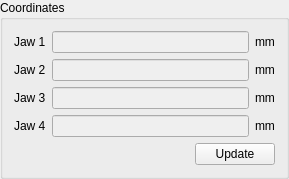
        <widget class="QGroupBox" name="groupBox_2">
         <property name="title">
          <string>Coordinates</string>
         </property>
         <layout class="QGridLayout" name="gridLayout_5">
          <item row="1" column="0">
           <spacer name="horizontalSpacer_3">
            <property name="orientation">
             <enum>Qt::Horizontal</enum>
            </property>
            <property name="sizeHint" stdset="0">
             <size>
              <width>175</width>
              <height>19</height>
             </size>
            </property>
           </spacer>
          </item>
          <item row="0" column="0" colspan="2">
           <layout class="QVBoxLayout" name="verticalLayout_2">
            <item>
             <layout class="QHBoxLayout" name="horizontalLayout_4">
              <item>
               <widget class="QLabel" name="label_10">
                <property name="text">
                 <string>Jaw 1</string>
                </property>
               </widget>
              </item>
              <item>
               <widget class="QLineEdit" name="DisplayCoordinate1">
                <property name="enabled">
                 <bool>false</bool>
                </property>
               </widget>
              </item>
              <item>
               <widget class="QLabel" name="label_11">
                <property name="text">
                 <string>mm</string>
                </property>
               </widget>
              </item>
             </layout>
            </item>
            <item>
             <layout class="QHBoxLayout" name="horizontalLayout_6">
              <item>
               <widget class="QLabel" name="label_14">
                <property name="text">
                 <string>Jaw 2</string>
                </property>
               </widget>
              </item>
              <item>
               <widget class="QLineEdit" name="DisplayCoordinate2">
                <property name="enabled">
                 <bool>false</bool>
                </property>
               </widget>
              </item>
              <item>
               <widget class="QLabel" name="label_15">
                <property name="text">
                 <string>mm</string>
                </property>
               </widget>
              </item>
             </layout>
            </item>
            <item>
             <layout class="QHBoxLayout" name="horizontalLayout_5">
              <item>
               <widget class="QLabel" name="label_12">
                <property name="text">
                 <string>Jaw 3</string>
                </property>
               </widget>
              </item>
              <item>
               <widget class="QLineEdit" name="DisplayCoordinate3">
                <property name="enabled">
                 <bool>false</bool>
                </property>
               </widget>
              </item>
              <item>
               <widget class="QLabel" name="label_13">
                <property name="text">
                 <string>mm</string>
                </property>
               </widget>
              </item>
             </layout>
            </item>
            <item>
             <layout class="QHBoxLayout" name="horizontalLayout_7">
              <item>
               <widget class="QLabel" name="label_16">
                <property name="text">
                 <string>Jaw 4</string>
                </property>
               </widget>
              </item>
              <item>
               <widget class="QLineEdit" name="DisplayCoordinate4">
                <property name="enabled">
                 <bool>false</bool>
                </property>
               </widget>
              </item>
              <item>
               <widget class="QLabel" name="label_17">
                <property name="text">
                 <string>mm</string>
                </property>
               </widget>
              </item>
             </layout>
            </item>
           </layout>
          </item>
          <item row="1" column="1">
           <widget class="QPushButton" name="UpdateCoordinatesButton">
            <property name="enabled">
             <bool>true</bool>
            </property>
            <property name="text">
             <string>Update</string>
            </property>
           </widget>
          </item>
         </layout>
        </widget>
